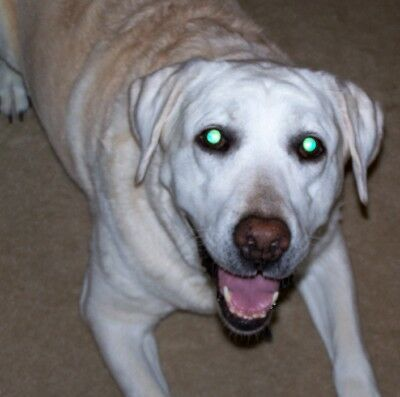
#> input picture Lab 1/353.jpg, 400 x 397 px
$ jupyter execute --allow-errors ML_Lab1_Data_Fundamentals.ipynb
#> lines starting #> are read from the running program, lines starting #| are printed output that depends on the picture
# Machine Learning Technologies - Lab 1
## Data Handling and Visualisation Fundamentals

**Objectives:**
1. Learn to load and manipulate data with pandas
2. Visualise data with matplotlib
3. Work with images as numpy arrays
4. Get familiar with basic scikit-learn workflows

**Prerequisites:** Basic Python, numpy knowledge

---

## 1. NumPy refresher

NumPy arrays are the foundation of scientific Python.

[cell 1]
import numpy as np

[cell 2]
a = np.array([1, 2, 3, 4, 5])
print(a, a.shape, a.dtype)
b = np.array([[1,2,3,4],[1,2,3,4]])
print(b, b.shape, b.dtype)

[cell 3]
c = np.ones([3,3])
print(c)
d = np.arange(1,5)
print(d)

### Student Task

Create a 3×4 NumPy array containing the values 0–11.

[cell 4]
# TODO: create array
# TODO: print array and shape

e = np.array([[0,1,2,3],[4,5,6,7],[8,9,10,11]])
print(e, e.shape, e.dtype)

## Working with Pandas

Pandas is the standard library for data manipulation in Python. It provides two main data structures:
- **Series**: 1D labelled array
- **DataFrame**: 2D labelled data structure (like a spreadsheet)

Let's start by importing the libraries we'll need:

[cell 5]
import pandas as pd
import matplotlib.pyplot as plt
# Set display options for better output
pd.set_option('display.max_columns', None)
pd.set_option('display.width', None)

## Pandas introduction

Pandas provides labelled, tabular data structures.

Before continuing, skim:
https://pandas.pydata.org/docs/user_guide/10min.html

One of the restrictions of numpy arrays is that everything must be of the same data type, Pandas does not have this issue

[cell 6]
data = {
    "name": ["Alice", "Bob", "Charlie", "Diana"],
    "age": [21, 23, 22, 24],
    "grade": [68, 75, 82, 90]
}

df = pd.DataFrame(data)
df

[cell 7]
df.info()

We can select an individual column using df["name"], this will return a series

If we want to convert this to a numpy array use .values

[cell 8]
print(df["name"])
print("now as array:")
print(df["name"].values)

### Student Task

- Select the `age` column
- Select `name` and `grade` together
- Filter rows where `grade >= 75`

[cell 9]
## todo
print(df["age"].values)
print(df["name"].values, df["grade"].values)
print(df[df["grade"] >= 75])

## Visualisation

[cell 10]
plt.plot(df["grade"])
plt.xlabel("Index")
plt.ylabel("Grade")
plt.show()
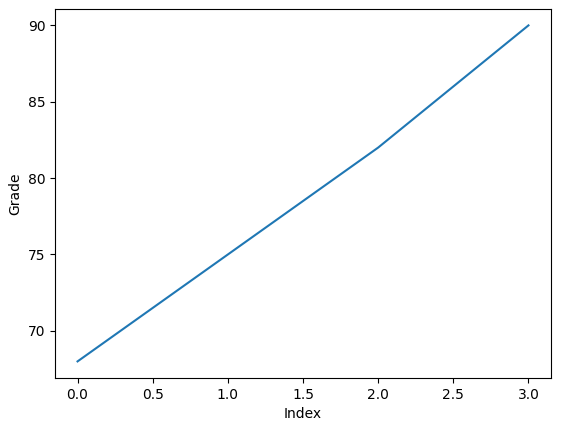
#> figure drawn by matplotlib, 1 panel

### Student Task

Create a bar chart of names vs grades.

[cell 11]
plt.bar(df["name"], df["grade"])
plt.xlabel("Name")
plt.ylabel("Grade")
plt.title("Bar Chart Example")
plt.show()
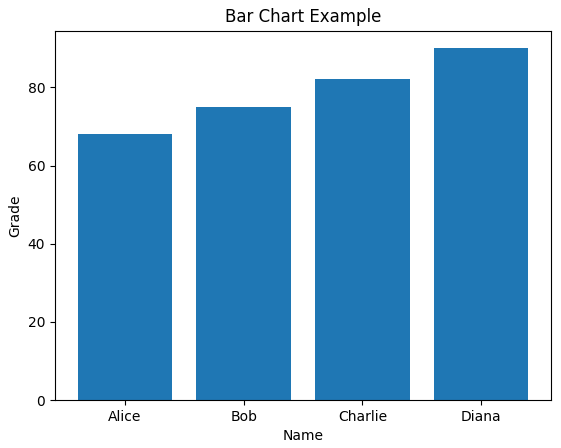
#> figure drawn by matplotlib, 1 panel; tallest bar 90 high, from x = 2.6 to 3.4

### 1.1 Creating Sample Data

First, let's create some sample CSV and JSON files to work with:

[cell 12]
# Create a sample CSV file - Student Grades
student_data = {
    'student_id': [1, 2, 3, 4, 5, 6, 7, 8, 9, 10],
    'name': ['Alice', 'Bob', 'Charlie', 'Diana', 'Eve',
             'Frank', 'Grace', 'Henry', 'Iris', 'Jack'],
    'age': [20, 22, 21, 23, 20, 22, 21, 24, 20, 23],
    'math_score': [85, 72, 90, 88, 76, 95, 82, 79, 91, 84],
    'science_score': [78, 85, 88, 92, 81, 89, 87, 75, 94, 80],
    'attendance': [95, 87, 92, 98, 85, 97, 90, 82, 96, 88]
}

df_students = pd.DataFrame(student_data)
df_students.to_csv('students.csv', index=False)

print("Created students.csv")
print(df_students.head())

[cell 13]
# Create a sample JSON file - Weather Data
weather_data = {
    'city': ['Limerick', 'Galway', 'Dublin', 'Cork', 'Belfast'],
    'temperature': [12.5, 11.8, 13.2, 13.8, 10.9],
    'humidity': [82, 85, 78, 80, 88],
    'wind_speed': [15.2, 18.5, 12.3, 14.1, 20.3],
    'rainfall_mm': [2.3, 3.1, 1.8, 2.0, 3.8]
}

df_weather = pd.DataFrame(weather_data)
df_weather.to_json('weather.json', orient='records', indent=2)

print("Created weather.json")
print(df_weather)

### 1.2 Loading Data

Now let's load these files and explore them:

[cell 14]
# Load CSV file
students_df = pd.read_csv('students.csv')

print("First few rows:")
print(students_df.head())

print("\nDataFrame info:")
print(students_df.info())

print("\nBasic statistics:")
print(students_df.describe())

[cell 15]
# Load JSON file
weather_df = pd.read_json('weather.json')

print("Weather DataFrame:")
print(weather_df)

print("\nColumn data types:")
print(weather_df.dtypes)

### 1.3 Data Wrangling

**Task 1:** Let's perform some common data manipulation tasks:

[cell 16]
# Task 1a: Calculate average score for each student
students_df['average_score'] = (students_df['math_score'] +
                                 students_df['science_score']) / 2

print("Students with average scores:")
print(students_df[['name', 'math_score', 'science_score', 'average_score']])

[cell 17]
# Task 1b: Filter students with average > 85
high_performers = students_df[students_df['average_score'] > 85]

print(f"\nHigh performers (avg > 85): {len(high_performers)} students")
print(high_performers[['name', 'average_score']])

[cell 18]
# Task 1c: Group by age and calculate mean scores
age_groups = students_df.groupby('age').agg({
    'math_score': 'mean',
    'science_score': 'mean',
    'attendance': 'mean'
}).round(2)

print("\nAverage scores by age:")
print(age_groups)

**Task 2:** Handle missing data (we'll artificially create some):

[cell 19]
# Introduce some missing values
students_with_missing = students_df.copy()
students_with_missing.loc[2, 'math_score'] = np.nan
students_with_missing.loc[5, 'science_score'] = np.nan
students_with_missing.loc[7, 'attendance'] = np.nan

print("DataFrame with missing values:")
print(students_with_missing)

print("\nMissing values per column:")
print(students_with_missing.isnull().sum())

[cell 20]
# Fill missing values with column mean
students_filled = students_with_missing.fillna(students_with_missing.iloc[:,3:].mean())

students_filled

**Task 3:** Merge weather data with city information:

[cell 21]
# Create city information
city_info = pd.DataFrame({
    'city': ['Limerick', 'Galway', 'Dublin', 'Cork', 'Belfast'],
    'population': [94192, 79934, 554554, 208669, 343542],
    'province': ['Munster', 'Connacht', 'Leinster', 'Munster', 'Ulster']
})

# Merge dataframes
weather_merged = pd.merge(weather_df, city_info, on='city')

print("Merged weather data:")
print(weather_merged)

### 1.4 Quick Exercise

**Your turn!** Complete the following tasks:

1. Calculate the temperature-to-humidity ratio for each city
2. Find the city with the highest rainfall
3. Create a new column categorising cities as 'Windy' (wind_speed > 15) or 'Calm'

[cell 22]
# Exercise solution space
# 1. Temperature-to-humidity ratio
ratio = weather_merged["temperature"] / weather_merged["humidity"]

print("Temperature-to-Humidity: ", ratio)

# 2. City with highest rainfall
highest_rain = weather_merged["rainfall_mm"].max()

city_high_rain = weather_merged.loc[weather_merged["rainfall_mm"] == highest_rain, "city"]

print("Highest Rain:", ",".join(city_high_rain))

# 3. Wind category
weather_merged["wind report"] = np.where(weather_merged["wind_speed"] > 15, 'Windy', 'Calm')

weather_merged

# Exercise Student Performance Analysis

[cell 23]
# Using the students_df DataFrame:
#
# 1. Create a new column 'grade' based on average_score:
#    - 'A' if average_score >= 90
#    - 'B' if 85 <= average_score < 90
#    - 'C' if 80 <= average_score < 85
#    - 'D' if average_score < 80
#
# 2. Count how many students got each grade
#
# 3. Find the student(s) with the highest attendance
#
# 4. Calculate the correlation between attendance and average_score
#    (hint: use .corr() method)
#
# 5. Create a new DataFrame with only students who:
#    - Have attendance > 90, AND
#    - Have average_score > 85
#    Display their names and scores

# Your code here:
# 1.
students_df["Grade"] = np.where(students_df["average_score"] >= 90, 'A', np.where(students_df["average_score"] >= 85, 'B',
                                                                                  np.where(students_df["average_score"] >= 80, 'C', 'D')))

# 2.
grade_amount = students_df["Grade"].value_counts()

print(grade_amount)

# 3.
highest_attendance = students_df["attendance"].max()
student_high_attendance = students_df.loc[students_df["attendance"] == highest_attendance, "name"]

print("Highest Attendance: ", ",".join(student_high_attendance))

# 4.
correlation = students_df["attendance"].corr(students_df["average_score"], method='pearson')

print("Correlation between Attendance and Average Score: ", correlation)

# 5.
high_score_students_df = students_df[(students_df['attendance'] > 90) & (students_df['average_score'] > 85)].copy()

high_score_students_df

## Some Exercises

people.csv and devices.json were given to you on Moodle

Load both of these files using pandas and investigate the dataframes

## Part 2: Visualisation with Matplotlib

Matplotlib is the foundational plotting library in Python. Let's explore various plot types:

### 2.1 Basic Plots

[cell 24]
# Line plot - Student scores
plt.figure(figsize=(10, 5))
plt.plot(students_df['name'], students_df['math_score'],
         marker='o', label='Maths', linewidth=2)
plt.plot(students_df['name'], students_df['science_score'],
         marker='s', label='Science', linewidth=2)
plt.xlabel('Student')
plt.ylabel('Score')
plt.title('Student Scores Comparison')
plt.legend()
plt.xticks(rotation=45)
plt.grid(True, alpha=0.3)
plt.tight_layout()
plt.show()

[cell 25]
# Bar chart - Weather comparison
fig, axes = plt.subplots(1, 2, figsize=(12, 5))

# Temperature bar chart
axes[0].bar(weather_merged['city'], weather_merged['temperature'],
            color='skyblue', edgecolor='navy')
axes[0].set_ylabel('Temperature (°C)')
axes[0].set_title('Temperature by City')
axes[0].tick_params(axis='x', rotation=45)

# Rainfall bar chart
axes[1].bar(weather_merged['city'], weather_merged['rainfall_mm'],
            color='steelblue', edgecolor='darkblue')
axes[1].set_ylabel('Rainfall (mm)')
axes[1].set_title('Rainfall by City')
axes[1].tick_params(axis='x', rotation=45)

plt.tight_layout()
plt.show()
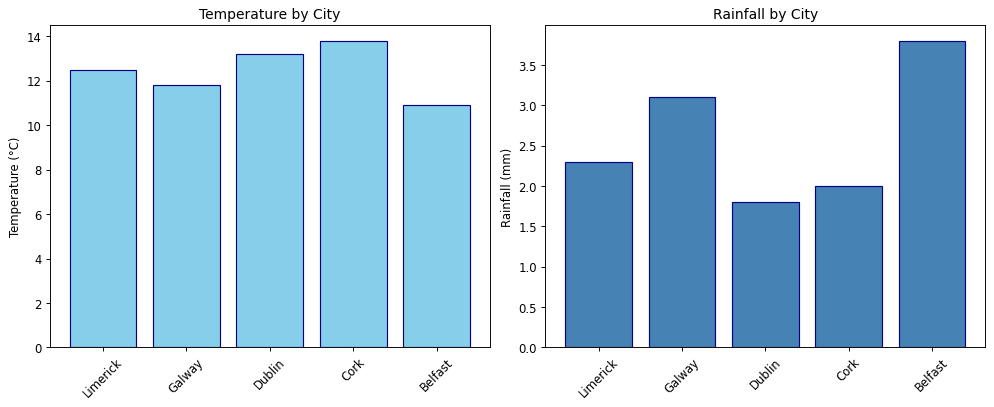
#> figure drawn by matplotlib, 2 panels; panel 1: tallest bar 13.8 high, from x = 2.6 to 3.4; panel 2: tallest bar 3.8 high, from x = 3.6 to 4.4

[cell 26]
# Scatter plot with trend line
plt.figure(figsize=(8, 6))
plt.scatter(students_df['attendance'], students_df['average_score'],
            s=100, alpha=0.6, c=students_df['age'], cmap='viridis')
plt.colorbar(label='Age')

# Add trend line
z = np.polyfit(students_df['attendance'], students_df['average_score'], 1)
p = np.poly1d(z)
plt.plot(students_df['attendance'], p(students_df['attendance']),
         "r--", alpha=0.8, label='Trend')

plt.xlabel('Attendance (%)')
plt.ylabel('Average Score')
plt.title('Attendance vs Performance')
plt.legend()
plt.grid(True, alpha=0.3)
plt.show()
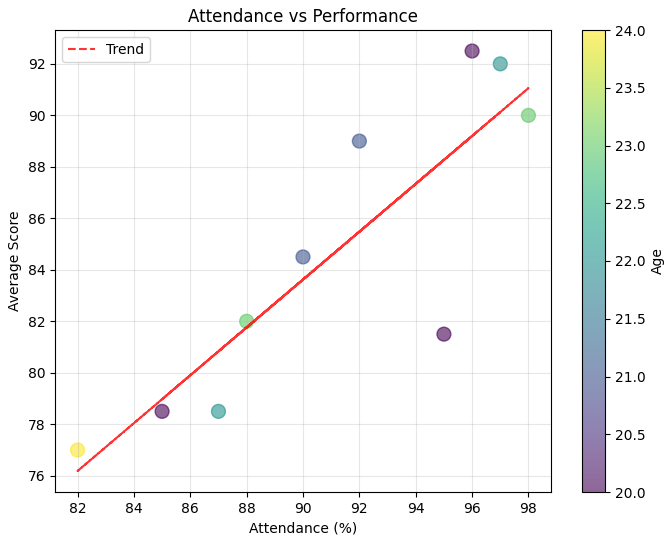
#> figure drawn by matplotlib, 2 panels

[cell 27]
# Histogram - Score distribution
fig, axes = plt.subplots(1, 2, figsize=(12, 5))

axes[0].hist(students_df['math_score'], bins=5,
             color='coral', edgecolor='black', alpha=0.7)
axes[0].set_xlabel('Maths Score')
axes[0].set_ylabel('Frequency')
axes[0].set_title('Distribution of Maths Scores')

axes[1].hist(students_df['science_score'], bins=5,
             color='lightgreen', edgecolor='black', alpha=0.7)
axes[1].set_xlabel('Science Score')
axes[1].set_ylabel('Frequency')
axes[1].set_title('Distribution of Science Scores')

plt.tight_layout()
plt.show()
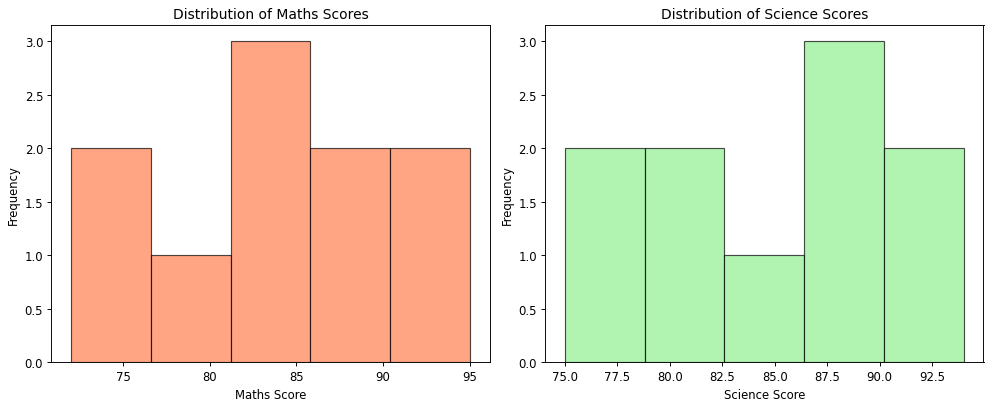
#> figure drawn by matplotlib, 2 panels; panel 1: tallest bar 3 high, from x = 81.2 to 85.8; panel 2: tallest bar 3 high, from x = 86.4 to 90.2

### 2.2 Subplots and Multiple Visualisations

[cell 28]
# Create a dashboard-style visualisation
fig = plt.figure(figsize=(14, 10))

# Define grid
gs = fig.add_gridspec(3, 3, hspace=0.3, wspace=0.3)

# Plot 1: Score comparison (spans 2 columns)
ax1 = fig.add_subplot(gs[0, :2])
x = np.arange(len(students_df))
width = 0.35
ax1.bar(x - width/2, students_df['math_score'], width, label='Maths', alpha=0.8)
ax1.bar(x + width/2, students_df['science_score'], width, label='Science', alpha=0.8)
ax1.set_xlabel('Student Index')
ax1.set_ylabel('Scores')
ax1.set_title('Score Comparison by Student')
ax1.legend()
ax1.grid(axis='y', alpha=0.3)

# Plot 2: Age distribution
ax2 = fig.add_subplot(gs[0, 2])
age_counts = students_df['age'].value_counts().sort_index()
ax2.pie(age_counts.values, labels=age_counts.index, autopct='%1.1f%%', startangle=90)
ax2.set_title('Age Distribution')

# Plot 3: Attendance box plot
ax3 = fig.add_subplot(gs[1, :])
ax3.boxplot([students_df['attendance'], students_df['math_score'],
             students_df['science_score']],
            tick_labels=['Attendance', 'Maths', 'Science'])
ax3.set_ylabel('Value')
ax3.set_title('Distribution Comparison')
ax3.grid(axis='y', alpha=0.3)

# Plot 4: Weather scatter
ax4 = fig.add_subplot(gs[2, :2])
scatter = ax4.scatter(weather_merged['temperature'], weather_merged['humidity'],
                     s=weather_merged['rainfall_mm']*100,
                     c=weather_merged['wind_speed'],
                     cmap='coolwarm', alpha=0.6, edgecolors='black')
for i, city in enumerate(weather_merged['city']):
    ax4.annotate(city, (weather_merged['temperature'].iloc[i],
                        weather_merged['humidity'].iloc[i]))
ax4.set_xlabel('Temperature (°C)')
ax4.set_ylabel('Humidity (%)')
ax4.set_title('Weather Patterns (size=rainfall, colour=wind speed)')
plt.colorbar(scatter, ax=ax4, label='Wind Speed (km/h)')

# Plot 5: Summary statistics
ax5 = fig.add_subplot(gs[2, 2])
ax5.axis('off')
summary_text = f"""Summary Statistics:
==================
Students: {len(students_df)}
Avg Maths: {students_df['math_score'].mean():.1f}
Avg Science: {students_df['science_score'].mean():.1f}
Avg Attendance: {students_df['attendance'].mean():.1f}%

Cities: {len(weather_merged)}
Avg Temp: {weather_merged['temperature'].mean():.1f}°C
Avg Humidity: {weather_merged['humidity'].mean():.1f}%
"""
ax5.text(0.1, 0.5, summary_text, fontsize=10, family='monospace',
         verticalalignment='center')

plt.suptitle('Student Performance & Weather Dashboard', fontsize=16, fontweight='bold')
plt.show()
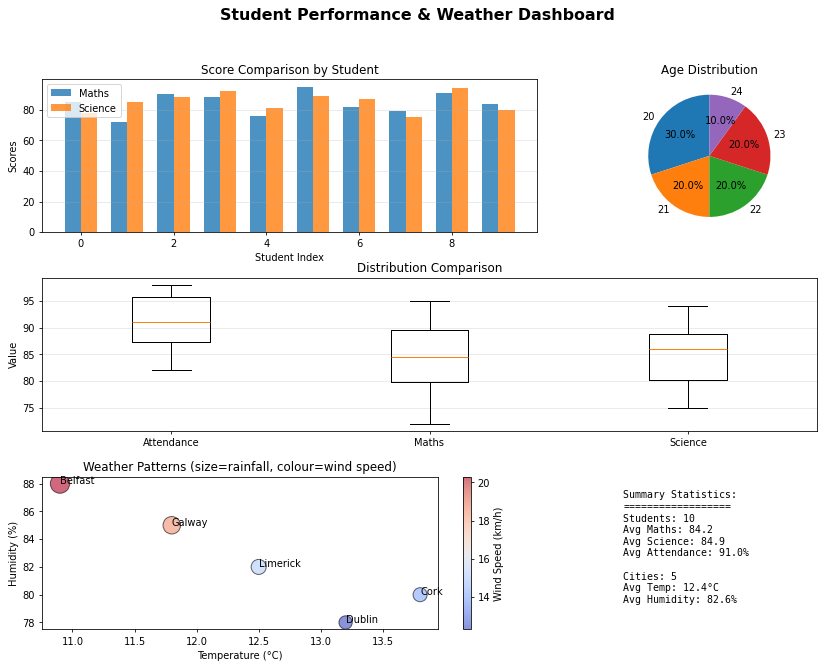
#> figure drawn by matplotlib, 5 panels; panel 1: tallest bar 95 high, from x = 4.65 to 5; panel 1: tallest bar 94 high, from x = 8 to 8.35

## Exercise for matplotlib

[cell 29]
# Using the weather_merged DataFrame, create ONE figure with 2 subplots:
# 1. Left subplot: Bar chart of temperature by city
# 2. Right subplot: Scatter plot of humidity vs rainfall
#                   (size of points = wind_speed)
#
# Make sure to:
# - Label axes appropriately
# - Add titles to each subplot
# - Use tight_layout()

# Your code here:
fig, axes = plt.subplots(1, 2, figsize=(14, 5))

# Left subplot: Bar chart of temperature by city
axes[0].bar(weather_merged['city'], weather_merged['temperature'],
            color='skyblue', edgecolor='navy', alpha=0.7)
axes[0].set_xlabel('City')
axes[0].set_ylabel('Temperature (°C)')
axes[0].set_title('Temperature by City')
axes[0].tick_params(axis='x', rotation=45)

# Right subplot: Scatter plot of humidity vs rainfall (size = wind_speed)
scatter = axes[1].scatter(weather_merged['humidity'], weather_merged['rainfall_mm'],
                          s=weather_merged['wind_speed'] * 10,
                          alpha=0.6, c=weather_merged['wind_speed'], cmap='viridis',
                          edgecolors='black', linewidth=1.5)
axes[1].set_xlabel('Humidity (%)')
axes[1].set_ylabel('Rainfall (mm)')
axes[1].set_title('Humidity vs Rainfall (size = wind speed)')

# Add colorbar for wind speed
cbar = plt.colorbar(scatter, ax=axes[1])
cbar.set_label('Wind Speed (km/h)')

plt.show()
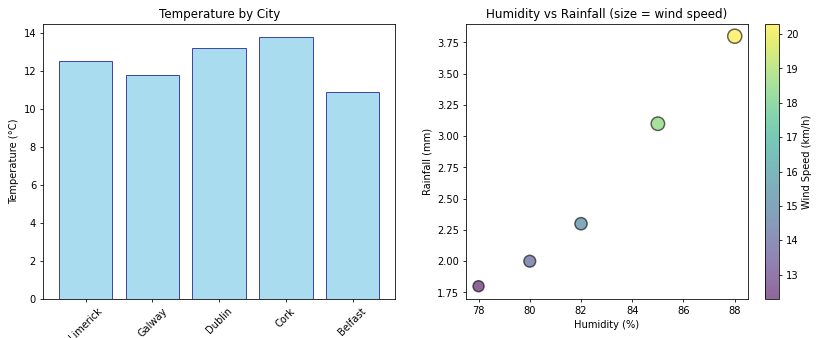
#> figure drawn by matplotlib, 3 panels; panel 1: tallest bar 13.8 high, from x = 2.6 to 3.4

---
## Part 3: Working with Images

Images are simply arrays of numbers! Let's explore how to work with them:

### 3.1 Create Sample Images

[cell 30]
from PIL import Image

# Create a simple RGB image using numpy
# Red gradient
red_image = np.zeros((200, 200, 3), dtype=np.uint8)
for i in range(200):
    red_image[:, i] = [i, 0, 0]  # RGB format

# Blue gradient
blue_image = np.zeros((200, 200, 3), dtype=np.uint8)
for i in range(200):
    blue_image[i, :] = [0, 0, i]

# Save using PIL
Image.fromarray(red_image).save('red_gradient.png')
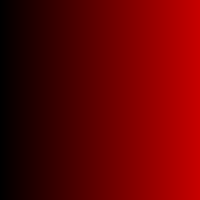
#> saved as red_gradient.png: PIL image 200x200 RGB; mean R, G, B 99.5, 0, 0
Image.fromarray(blue_image).save('blue_gradient.png')

print("Created sample images: red_gradient.png and blue_gradient.png")
print(f"Red image shape: {red_image.shape}")
print(f"Data type: {red_image.dtype}")
print(f"Value range: [{red_image.min()}, {red_image.max()}]")

### 3.2 Loading and Displaying Images

**Important Note:** PIL and OpenCV handle colours differently!
- **PIL/Matplotlib**: RGB (Red, Green, Blue)
- **OpenCV**: BGR (Blue, Green, Red)

As we are unable to import OpenCV on the lab machines, I have replaced that with simulating OpenCV's behaviour

[cell 31]
from PIL import Image

# Load image with PIL
pil_image = Image.open('red_gradient.png')
pil_array = np.array(pil_image)

# Create a "fake BGR" version by swapping channels manually
# This simulates what OpenCV does
bgr_array = pil_array[:, :, ::-1]  # Reverse the channel order

# Compare
fig, axes = plt.subplots(1, 3, figsize=(15, 5))

axes[0].imshow(pil_array)
axes[0].set_title('PIL (RGB) - Correct')
axes[0].axis('off')

axes[1].imshow(bgr_array)
axes[1].set_title('Channels Reversed (BGR→RGB) - Wrong!')
axes[1].axis('off')

# Fix by reversing again
bgr_to_rgb = bgr_array[:, :, ::-1]
axes[2].imshow(bgr_to_rgb)
axes[2].set_title('Channels Corrected - Right Again')
axes[2].axis('off')

plt.tight_layout()
plt.show()

print("Notice how the middle image looks wrong!")
print("When channels are in wrong order: blue appears red, red appears blue")
print("\nImportant: Different libraries use different channel orders:")
print("  • PIL/Matplotlib: RGB")
print("  • OpenCV: BGR")
print("  • Always check documentation!")

## Exercise, fix the colour space

Now try with the image 353.jpg

[cell 32]
# Load 353.jpg using OpenCV
# Display it correctly using matplotlib
# Your code here:

# Since OpenCV is not available, simulate the BGR to RGB conversion
dog_image = Image.open('353.jpg')
#> dog_image is the input picture: PIL image 400x397 RGB; mean R, G, B 115.9, 111.4, 111.6
dog_array = np.array(dog_image)

# Simulate OpenCV's BGR loading and convert to RGB for correct display
dog_bgr = dog_array[:, :, ::-1]  # Simulate cv2.imread()
#> (the rest of the program and of its run is left out)
